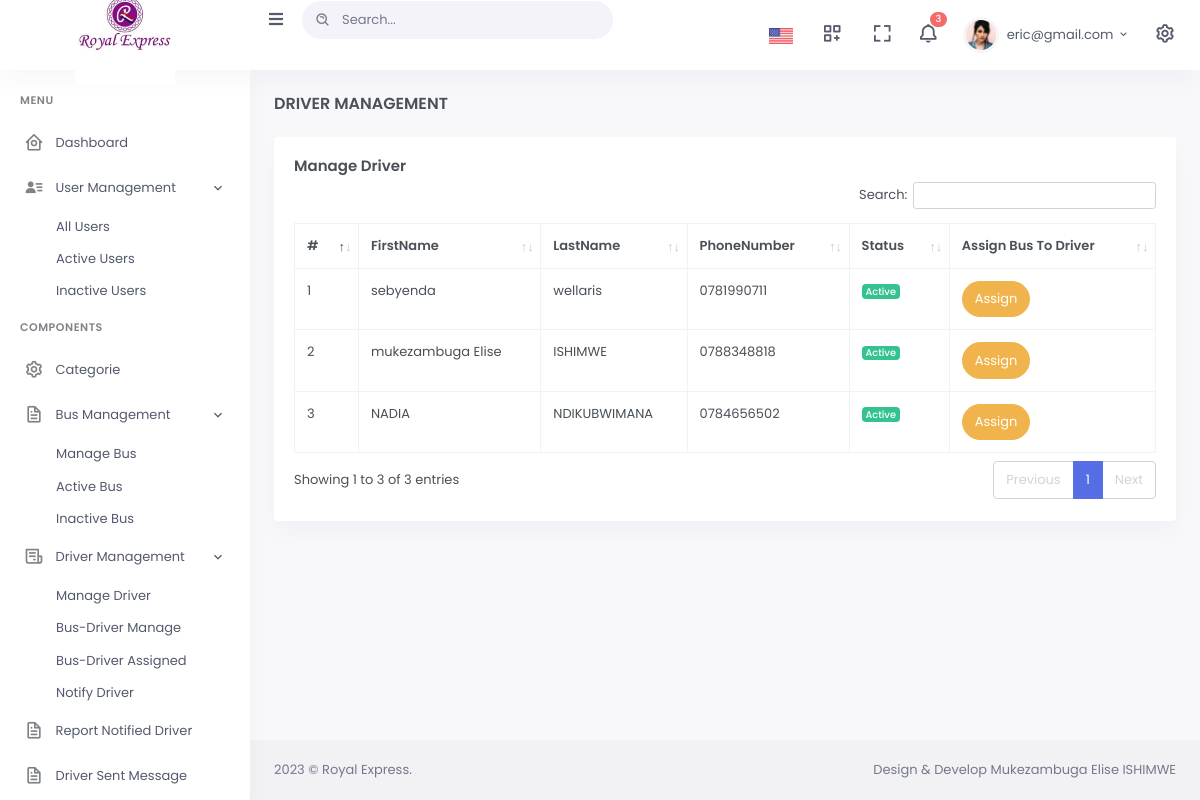
Page /admin/managedriver.php (signed in) on the committed database.
### tables this page shows
CREATE TABLE `users` (
  `user_id` int(11) NOT NULL,
  `firstname` varchar(56) NOT NULL,
  `lastname` varchar(45) NOT NULL,
  `email` varchar(34) NOT NULL,
  `phonenumber` varchar(33) NOT NULL,
  `password` varchar(100) NOT NULL,
  `status` int(11) NOT NULL,
  `role` varchar(65) NOT NULL,
  `created_on` date NOT NULL DEFAULT current_timestamp(),
  `status1` varchar(11) DEFAULT NULL
);

### admin/managedriver.php (the view, shortened to what this page needs)
<!doctype html>
<html lang="en">
<head>
        <link href="assets/libs/datatables.net-bs4/css/dataTables.bootstrap4.min.css" rel="stylesheet" type="text/css" />
        <link href="assets/libs/datatables.net-buttons-bs4/css/buttons.bootstrap4.min.css" rel="stylesheet" type="text/css" />
        <link href="assets/libs/datatables.net-responsive-bs4/css/responsive.bootstrap4.min.css" rel="stylesheet" type="text/css" />
        <link href="assets/css/bootstrap.min.css" id="bootstrap-style" rel="stylesheet" type="text/css" />
        <link href="assets/css/icons.min.css" rel="stylesheet" type="text/css" />
        <link href="assets/css/app.min.css" id="app-style" rel="stylesheet" type="text/css" />
    </head>
    <body data-sidebar="" data-layout-mode="light">
        <div id="layout-wrapper">
           <?php
           include('include/header.php');
           ?>
            <?php
           include('include/navbar.php');
           ?>
            <div class="main-content">
                <div class="page-content">
                    <div class="container-fluid">
                        <div class="row">
                            <div class="col-12">
                                <div class="page-title-box d-sm-flex align-items-center justify-content-between">
                                    <h4 class="mb-sm-0 font-size-18">Driver Management</h4>
                                </div>
                            </div>
                        </div>
                        <div class="row">
                            <div class="col-12">
                                <div class="card">
                                    <div class="card-body">
                                        <h4 class="card-title">Manage Driver</h4>
                                        <table id="datatable-buttons" class="table table-bordered dt-responsive nowrap w-100">
                                            <thead>
                                            <tr><th>#</th>
                                                <th>FirstName</th>
                                                <th>LastName</th>
                                                <th>PhoneNumber</th>
                                                <th>Status</th>
                                                <th>Assign Bus To Driver</th>
                                            </tr>
                                            </thead>
                                            <tbody>
                                            <?php
                                                $select = mysqli_query($con,"SELECT  * FROM users where role='driver' and status='0' and status1 is null");
                                                $i=0;
                                                while ($row = mysqli_fetch_array($select)) {
                                                    $i++;
if($row['status']==0){
    $status='<span class="badge bg-success">Active</span>';
  }
  elseif($row['status']==1){
      $status='<span class="badge bg-danger">Inactive</span>';
  }
                                            ?>
                                            <tr>
                                                <td><?php echo $i ?></td>
                                                <td><?php echo $row['firstname'];?></td>
                                                <td><?php echo $row['lastname'];?></td>
                                                <td><?php echo $row['phonenumber'];?></td>
                                                <td><?php echo $status ?></td>
                                                <td>
                                                            <div class="d-flex gap-3">
                                                            <button type="button" class="btn btn-warning btn-rounded waves-effect waves-light" data-bs-toggle="modal" data-bs-target=".orderdetailsModal<?= $row['user_id']; ?>">Assign</button>
                                                            </div>
                                                        </td>
                                            </tr>
                                            <?php
                                                }
                                            ?>
                                            </tbody>
                                        </table>
                                    </div>
                                </div>
                            </div>
                        </div>
                    </div>
                </div>
               <?php
               include('include/footer.php');
               ?>
            </div>
        </div>
    </body>
</html>

### rows in the picture
users: firstname "sebyenda", lastname "wellaris", phonenumber "0781990711", status "Active"
users: firstname "mukezambuga Elise", lastname "ISHIMWE", phonenumber "0788348818", status "Active"
users: firstname "NADIA", lastname "NDIKUBWIMANA", phonenumber "0784656502", status "Active"

### other values in the picture
$total "3"
$_SESSION['email'] "eric@gmail.com"
